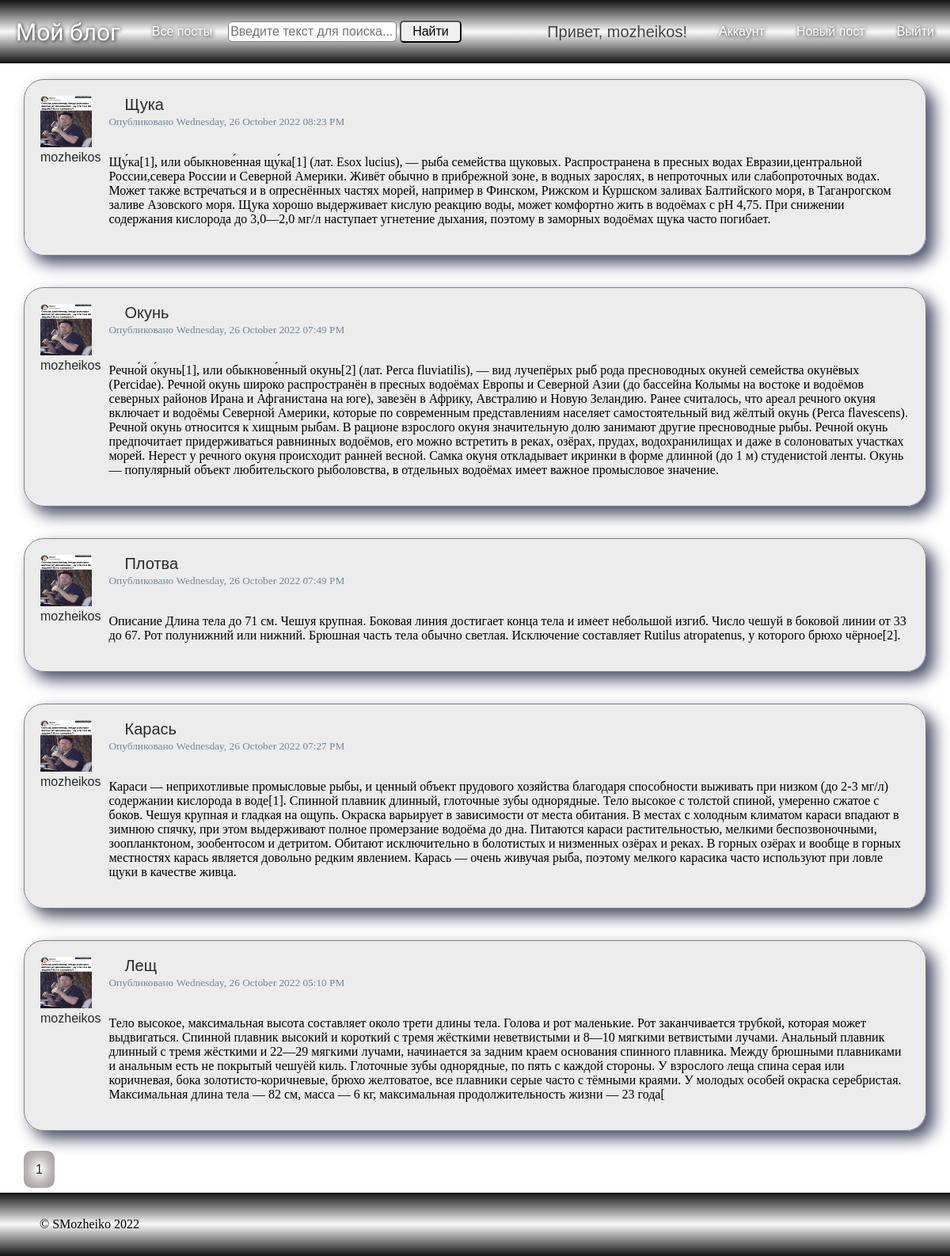
Screenshot of /posts/allpost (signed in) with the database file from the repository.
### blog_flask/models.py (models this page shows, shortened)
class SaveMixin:
    def save(self):
        db.session.add(self)
        db.session.commit()

class User(db.Model, UserMixin, SaveMixin):
    id = db.Column(db.Integer, primary_key=True)
    username = db.Column(db.String(20), unique=True, nullable=False)
    email = db.Column(db.String(120), unique=True, nullable=False)
    avatar = db.Column(db.String(100), nullable=False, default='default.png')
    password = db.Column(db.String(100), nullable=False)
    posts = db.relationship(
        'Post',
        back_populates='author',
        lazy=True,
        uselist=True
    )
    comments = db.relationship(
        'Comment',
        back_populates='author',
        lazy=True,
        uselist=True
    )

class Post(db.Model, SaveMixin):
    id = db.Column(db.Integer, primary_key=True)
    title = db.Column(db.String(100), nullable=False)
    created_at = db.Column(db.DateTime, nullable=False, default=datetime.datetime.utcnow())
    content = db.Column(db.Text, nullable=False)
    user_id = db.Column(
        db.Integer, db.ForeignKey(
            'user.id',
            ondelete='CASCADE',
            onupdate='CASCADE'
        ), nullable=False
    )
    author = db.relationship(
        User,
        back_populates='posts',
        uselist=False
    )
    comments = db.relationship(
        'Comment',
        back_populates='post',
        uselist=True
    )

### blog_flask/posts/routes.py (the view)
@posts.route('/allpost', methods=['GET', 'POST'])
@login_required
def allpost():
    page = request.args.get('page', 1, type=int)
    search = request.args.get('search', None, type=str)
    if search:
        posts_list = Post.query.filter(
            or_(
                Post.title.contains(search),
                Post.content.contains(search)
            )
        ).order_by(
            Post.created_at.desc()
        ).paginate(
            page=page, per_page=5
        )
    else:
        posts_list = Post.query.order_by(Post.created_at.desc()).paginate(
            page=page, per_page=5
        )
    return render_template('allpost.html', posts=posts_list)

### blog_flask/context_processsors.py
class SearchForm(FlaskForm):
    search = StringField(
        label='Поиск',
        validators=[DataRequired()]
    )
    find = SubmitField(
        label='Найти'
    )

### blog_flask/models.py (called while the page is built)
@login_manager.user_loader
def load_user(user_id):
    return User.query.get(int(user_id))

### run.py (called while the page is built)
@app.context_processor
def search():
    form = SearchForm()
    return dict(search=form)

@app.context_processor
def year():
    today_year = datetime.datetime.now().year
    return dict(year=today_year)

### blog_flask/templates/allpost.html
{% extends "layout.html" %}
{% block content %}
  {% for post in posts.items %}
  <div class="content-card">
    <div class="card-author">
      <img class="article-img" src="{{ url_for('static', filename='profile_pictures/' + post.author.avatar) }}">
      <a class="navbar-user card-title card-author" href="{{ url_for('users.user_posts', username=post.author.username) }}" id="author">{{ post.author.username }}</a>
    </div>
    <div class="card">
      <div class="card-body">
        <h4 class="card-title"><a class="navbar-user card-title" href="{{ url_for('posts.post', post_id=post.id) }}">{{ post.title }}</a></h4>
        <small>Опубликовано {{ post.created_at.strftime('%A, %d %B %Y %I:%M %p') }}</small>
        <br>
        <br>
        <p class="card-text">{{ post.content }}</p>
      </div>
    </div>
  </div>
  {% endfor %}
  <div class="pagination">
    {% for page_num in posts.iter_pages(left_edge=1, right_edge=1, left_current=1, right_current=2) %}
    {% if page_num %}
      {% if posts.page == page_num %}
        <a class="paginate-button selected-page" href="{{ url_for('posts.allpost', page=page_num) }}">{{ page_num }}</a>
      {% else %}
        <a class="paginate-button" href="{{ url_for('posts.allpost', page=page_num) }}">{{ page_num }}</a>
      {% endif %}
    {% else %}
      ...
    {% endif %}
  {% endfor %}
  </div>
{% endblock content %}

### blog_flask/templates/layout.html (shortened to what this page needs)
<!DOCTYPE html>
<html>
<head>
    <link rel="stylesheet" type="text/css" href="{{ url_for('static', filename='main.css') }}">
</head>
<body>
    <div class="body">
        <div class="wrapper">
          <div class="navbar">
            <div class="navbar-main">
                <a class="navbar-brand" href="/">Мой блог</a>
                <a href="{{ url_for('posts.allpost') }}" class="nav-link nav-item navigation-links">
                    Все посты
                </a>
                <form class="search" action="{{ url_for('posts.allpost') }}" method="get">
                    {{ search.search(class="search-input", placeholder="Введите текст для поиска...") }}
                    {{ search.find(class="search-button") }}
                </form>
            </div>
            <div class="navbar-profile">
                {% if current_user.is_authenticated %}
                    <h4 class="navbar-user">Привет, {{ current_user.username }}!</h4>
                    <a href="{{ url_for('users.account') }}" class="nav-link nav-item navigation-links">
                        Аккаунт
                    </a>
                    <a href="{{ url_for('posts.publish') }}" class="nav-link nav-item navigation-links">
                        Новый пост
                    </a>
                    <a href="{{ url_for('users.logout') }}" class="nav-link nav-item navigation-links">
                        Выйти
                    </a>
                {% endif %}
            </div>
          </div>
            <div class="content">
              {% block content %}{% endblock %}
            </div>
        </div>
        <div class="footer">
            &copy; SMozheiko {{ year }}
        </div>
    </div>
</body>
</html>

### blog_flask/static/main.css (style rules this page uses)
body { margin: 0; padding: 0; }
.body { display: flex; flex-direction: column; min-height: 100vh; }
.wrapper { flex-grow: 1; }
.navbar, .footer { display: flex; height: 80px; align-items: center; position: sticky; justify-content: space-between; background: linear-gradient(rgb(19, 18, 18), rgb(250, 250, 250), rgb(17, 17, 17)); }
.footer { padding: 0 50px; box-sizing: border-box; }
.navbar-main, .navbar-profile { display: flex; align-items: center; }
.navbar-brand { text-decoration: none; font-size: 30px; font-family: 'Stalinist One', cursive; font-weight: normal; margin: 20px; color: white; text-shadow: 1px 1px 5px black; }
.navbar-user { font-size: 20px; font-family: Impact, Charcoal, sans-serif; font-weight: normal; margin: 20px; }
.nav-link { text-decoration: none; font-size: 16px; font-family: Impact, Charcoal, sans-serif; font-weight: normal; margin: 20px; color: white; text-shadow: 1px 1px 5px black; }
.search input { line-height: 20px; font-size: 16px; font-family: Ubuntu, sans-serif; font-weight: normal; border-radius: 5px; }
.search-input { padding: 2px; color: black; border: 1px solid gray; }
.search-button { padding: 2px 14px; cursor: pointer; color: black; }
.content { position: relative; display: flex; flex-direction: column; margin: 0 auto; padding: 0; max-width: 1140px; background-color: #fff; justify-content: flex-start; }
.pagination { margin: 20px 0; }
.paginate-button { margin-right: 10px; padding: 15px; border-radius: 10px; box-sizing: border-box; box-shadow: 2px 2px 2px 1px black; font-family: Impact, Charcoal, sans-serif; text-decoration: none; color: #2a2a2a; background: radial-gradient(white 5%, rgb(192, 185, 185), rgb(152, 152, 152)); }
.selected-page { box-shadow: none; }
h1, h2, h3, h4, h5, h6 { margin: 0; color: #444444; }
.content-card { display: flex; padding: 20px; border: 1px solid grey; border-radius: 25px; background-color: rgba(218, 218, 218,50%); box-shadow: 10px 10px 20px #4a4e69; margin: 20px 0; }
.card { margin-left: 10px; }
.card-title { text-decoration: none; color: #2a2a2a; }
.card-author { font-size: 16px; margin: 0; }
.article-img { height: 65px; width: 65px; padding: 0; margin: 0; }
small { color: lightslategrey; }

### rows the page displays
User: username "mozheikos"
Post: avatar (picture), author.username "mozheikos", title "Щука", created_at "Wednesday, 26 October 2022 08:23 PM", content "Щу́ка[1], или обыкнове́нная щу́ка[1] (лат. Esox lucius), — рыба семейства щуковых. Распространена в пресных водах Евразии,центральной России,севера России и Северной Америки. Живёт обычно в прибрежной зоне, в водных зарослях, в непроточных или слабопроточных водах. Может также встречаться и в опреснённых частях морей, например в Финском, Рижском и Куршском заливах Балтийского моря, в Таганрогском заливе Азовского моря. Щука хорошо выдерживает кислую реакцию воды, может комфортно жить в водоёмах с pH 4,75. При снижении содержания кислорода до 3,0—2,0 мг/л наступает угнетение дыхания, поэтому в заморных водоёмах щука часто погибает."
Post: avatar (picture), author.username "mozheikos", title "Окунь", created_at "Wednesday, 26 October 2022 07:49 PM", content "Речно́й о́кунь[1], или обыкнове́нный окунь[2] (лат. Perca fluviatilis), — вид лучепёрых рыб рода пресноводных окуней семейства окунёвых (Percidae). Речной окунь широко распространён в пресных водоёмах Европы и Северной Азии (до бассейна Колымы на востоке и водоёмов северных районов Ирана и Афганистана на юге), завезён в Африку, Австралию и Новую Зеландию. Ранее считалось, что ареал речного окуня включает и водоёмы Северной Америки, которые по современным представлениям населяет самостоятельный вид жёлтый окунь (Perca flavescens). Речной окунь относится к хищным рыбам. В рационе взрослого окуня значительную долю занимают другие пресноводные рыбы. Речной окунь предпочитает придерживаться…"
Post: avatar (picture), author.username "mozheikos", title "Плотва", created_at "Wednesday, 26 October 2022 07:49 PM", content "Описание Длина тела до 71 см. Чешуя крупная. Боковая линия достигает конца тела и имеет небольшой изгиб. Число чешуй в боковой линии от 33 до 67. Рот полунижний или нижний. Брюшная часть тела обычно светлая. Исключение составляет Rutilus atropatenus, у которого брюхо чёрное[2]."
Post: avatar (picture), author.username "mozheikos", title "Карась", created_at "Wednesday, 26 October 2022 07:27 PM", content "Караси — неприхотливые промысловые рыбы, и ценный объект прудового хозяйства благодаря способности выживать при низком (до 2-3 мг/л) содержании кислорода в воде[1]. Спинной плавник длинный, глоточные зубы однорядные. Тело высокое с толстой спиной, умеренно сжатое с боков. Чешуя крупная и гладкая на ощупь. Окраска варьирует в зависимости от места обитания. В местах с холодным климатом караси впадают в зимнюю спячку, при этом выдерживают полное промерзание водоёма до дна. Питаются караси растительностью, мелкими беспозвоночными, зоопланктоном, зообентосом и детритом. Обитают исключительно в болотистых и низменных озёрах и реках. В горных озёрах и вообще в горных местностях карась является…"
Post: avatar (picture), author.username "mozheikos", title "Лещ", created_at "Wednesday, 26 October 2022 05:10 PM", content "Тело высокое, максимальная высота составляет около трети длины тела. Голова и рот маленькие. Рот заканчивается трубкой, которая может выдвигаться. Спинной плавник высокий и короткий с тремя жёсткими неветвистыми и 8—10 мягкими ветвистыми лучами. Анальный плавник длинный с тремя жёсткими и 22—29 мягкими лучами, начинается за задним краем основания спинного плавника. Между брюшными плавниками и анальным есть не покрытый чешуёй киль. Глоточные зубы однорядные, по пять с каждой стороны. У взрослого леща спина серая или коричневая, бока золотисто-коричневые, брюхо желтоватое, все плавники серые часто с тёмными краями. У молодых особей окраска серебристая. Максимальная длина тела — 82 см, масса —…"

### other values shown
{{ page_num }} "1"
